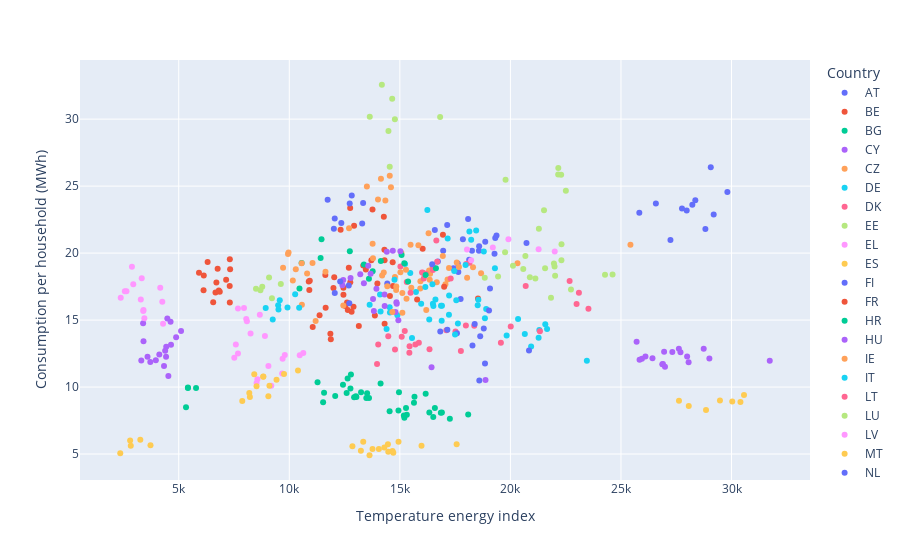

Write notebook code for a chart like this one.
### Code cell
# nrg_chdd_a_constraints_df.set_index(['geo', 'TIME_PERIOD', 'indic_nrg'], inplace=True)
nrg_chdd_a_constraints_df = nrg_chdd_a_constraints.data[['geo', 'TIME_PERIOD', 'indic_nrg', 'OBS_VALUE']]
nrg_chdd_a_constraints_df = nrg_chdd_a_constraints_df.pivot(columns=['indic_nrg'], index=['geo', 'TIME_PERIOD'], values='OBS_VALUE')

#We are calculating a single index for each country and year, which is the sum of the cooling and heating degree days indexes
#multiplied by a factor, because heating is more energy intensive than cooling. We are using a factor
#Taken form https://www.construction-physics.com/p/energy-cheat-sheet, US Residential Energy Consumption table
#There we can see that heating is (5.74 - 0.91) / 0.91 = 5.3 times more energy intensive than cooling
nrg_chdd_a_constraints_df['Temperature energy index'] = nrg_chdd_a_constraints_df['CDD']  + nrg_chdd_a_constraints_df['HDD'] * 5.3
nrg_chdd_a_constraints_df = nrg_chdd_a_constraints_df.reset_index()

#And now we merge the consumption per household with the total degree days
consumption_per_household_chdd = consumption_per_household.merge(nrg_chdd_a_constraints_df, left_index=True, right_index=True)

# #We can now plot the consumption per household against the total degree days
fig = px.scatter(consumption_per_household_chdd, x='Temperature energy index', y='Consumption per household (MWh)', color='Country')
fig.show()

### Figure 1 — Plotly figure (JSON) as saved in the notebook; plotly's stock layout.template omitted (floating-point values rounded to 4 significant figures)
{"data": [{"hovertemplate": "Country=AT<br>Temperature energy index=%{x}<br>Consumption per household (MWh)=%{y}<extra></extra>", "legendgroup": "AT", "marker": {"color": "#636efa", "symbol": "circle"}, "mode": "markers", "name": "AT", "orientation": "v", "showlegend": true, "type": "scatter", "x": [19370.0, 17850.0, 18260.0, 18590.0, 20730.0, 18090.0, 18860.0, 19310.0, 16580.0, 17640.0, 18130.0, 18580.0, 16960.0, 17420.0, 17620.0, 19280.0, 17140.0, 16720.0, 16160.0], "xaxis": "x", "y": [21.32, 21.03, 20.18, 20.51, 20.76, 22.54, 20.84, 21.13, 21.73, 18.6, 19.5, 20.18, 20.17, 18.86, 19.22, 19.94, 22.09, 19.36, 18.39], "yaxis": "y"}, {"hovertemplate": "Country=BE<br>Temperature energy index=%{x}<br>Consumption per household (MWh)=%{y}<extra></extra>", "legendgroup": "BE", "marker": {"color": "#EF553B", "symbol": "circle"}, "mode": "markers", "name": "BE", "orientation": "v", "showlegend": true, "type": "scatter", "x": [13760.0, 12930.0, 14300.0, 14280.0, 16950.0, 12750.0, 14680.0, 16030.0, 12320.0, 13980.0, 14310.0, 13710.0, 13340.0, 13460.0, 12450.0, 14690.0, 12690.0, 12540.0, 12650.0, 13370.0], "xaxis": "x", "y": [23.26, 22.04, 20.25, 22.71, 21.38, 23.37, 19.32, 20.33, 21.74, 17.72, 19.47, 19.46, 19.08, 18.77, 17.42, 17.55, 18.9, 16.06, 15.76, NaN], "yaxis": "y"}, {"hovertemplate": "Country=BG<br>Temperature energy index=%{x}<br>Consumption per household (MWh)=%{y}<extra></extra>", "legendgroup": "BG", "marker": {"color": "#00cc96", "symbol": "circle"}, "mode": "markers", "name": "BG", "orientation": "v", "showlegend": true, "type": "scatter", "x": [12930.0, 13250.0, 13030.0, 13520.0, 14960.0, 14130.0, 12790.0, 12640.0, 12760.0, 13010.0, 13610.0, 12590.0, 11570.0, 12080.0, 13480.0, 12430.0, 11280.0, 11530.0, 5330.0, 4069.0], "xaxis": "x", "y": [9.238, 9.612, 9.249, 9.546, 9.607, 10.27, 10.93, 10.64, 9.887, 9.313, 9.189, 9.56, 9.578, 9.339, 9.187, 10.18, 10.35, 8.867, 8.493, NaN], "yaxis": "y"}, {"hovertemplate": "Country=CY<br>Temperature energy index=%{x}<br>Consumption per household (MWh)=%{y}<extra></extra>", "legendgroup": "CY", "marker": {"color": "#ab63fa", "symbol": "circle"}, "mode": "markers", "name": "CY", "orientation": "v", "showlegend": true, "type": "scatter", "x": [4631.0, 4485.0, 3389.0, 4882.0, 5105.0, 4435.0, 3407.0, 4651.0, 4336.0, 4532.0, 3307.0, 4427.0, 4123.0, 3965.0, 4387.0, 3588.0, 3715.0, 16430.0, 18870.0, 17360.0], "xaxis": "x", "y": [14.87, 15.11, 14.76, 13.72, 14.18, 13.01, 13.42, 13.16, 11.57, 10.83, 11.99, 12.26, 12.44, 12.01, 12.72, 12.27, 11.87, 11.49, 10.53, NaN], "yaxis": "y"}, {"hovertemplate": "Country=CZ<br>Temperature energy index=%{x}<br>Consumption per household (MWh)=%{y}<extra></extra>", "legendgroup": "CZ", "marker": {"color": "#FFA15A", "symbol": "circle"}, "mode": "markers", "name": "CZ", "orientation": "v", "showlegend": true, "type": "scatter", "x": [17670.0, 20320.0, 17160.0, 18040.0, 18670.0, 15480.0, 16480.0, 17220.0, 17570.0, 15920.0, 15930.0, 16320.0, 18310.0, 16370.0, 15520.0, 14780.0, 15070.0, 17060.0, 16190.0, 17130.0], "xaxis": "x", "y": [18.96, 19.24, 18.03, 18.16, 18.5, 20.63, 19.0, 18.89, 19.3, 17.36, 17.9, 18.71, 18.95, 18.46, 17.42, 18.22, 20.0, 17.68, 15.74, NaN], "yaxis": "y"}, {"hovertemplate": "Country=DE<br>Temperature energy index=%{x}<br>Consumption per household (MWh)=%{y}<extra></extra>", "legendgroup": "DE", "marker": {"color": "#19d3f3", "symbol": "circle"}, "mode": "markers", "name": "DE", "orientation": "v", "showlegend": true, "type": "scatter", "x": [19300.0, 15240.0, 16610.0, 17460.0, 14100.0, 15470.0, 15960.0, 15730.0, 14760.0, 14890.0, 14550.0, 16520.0, 14540.0, 14130.0, 13630.0, 16490.0, 18520.0, 16900.0, 17630.0, 17540.0], "xaxis": "x", "y": [18.87, 19.19, 16.53, 18.66, 16.91, 18.51, 16.22, 17.1, 18.0, 15.37, 15.56, 16.06, 15.95, 15.64, 16.15, 16.22, 16.12, 16.07, 14.74, NaN], "yaxis": "y"}, {"hovertemplate": "Country=DK<br>Temperature energy index=%{x}<br>Consumption per household (MWh)=%{y}<extra></extra>", "legendgroup": "DK", "marker": {"color": "#FF6692", "symbol": "circle"}, "mode": "markers", "name": "DK", "orientation": "v", "showlegend": true, "type": "scatter", "x": [16690.0, 18150.0, 18000.0, 15030.0, 16510.0, 16650.0, 16490.0, 16170.0, 16040.0, 15480.0, 17300.0, 16000.0, 16080.0, 15310.0, 20690.0, 23100.0, 22680.0, 23530.0, 22990.0, 22960.0], "xaxis": "x", "y": [19.35, 19.28, 19.18, 19.0, 18.95, 20.94, 18.74, 18.45, 18.54, 17.04, 18.1, 18.55, 18.11, 17.84, 17.55, 17.03, 17.91, 15.84, 16.21, NaN], "yaxis": "y"}, {"hovertemplate": "Country=EE<br>Temperature energy index=%{x}<br>Consumption per household (MWh)=%{y}<extra></extra>", "legendgroup": "EE", "marker": {"color": "#B6E880", "symbol": "circle"}, "mode": "markers", "name": "EE", "orientation": "v", "showlegend": true, "type": "scatter", "x": [24280.0, 22020.0, 21970.0, 20120.0, 22310.0, 22310.0, 21570.0, 20580.0, 18840.0, 22740.0, 21840.0, 21130.0, 19440.0, 9085.0, 8777.0, 8494.0, 9617.0, 8695.0, 9215.0, 9562.0], "xaxis": "x", "y": [18.37, 18.31, 19.22, 19.06, 19.46, 20.66, 18.88, 18.82, 18.15, 17.28, 16.67, 18.1, 18.25, 18.17, 17.48, 17.35, 17.7, 17.23, 16.63, NaN], "yaxis": "y"}, {"hovertemplate": "Country=EL<br>Temperature energy index=%{x}<br>Consumption per household (MWh)=%{y}<extra></extra>", "legendgroup": "EL", "marker": {"color": "#FF97FF", "symbol": "circle"}, "mode": "markers", "name": "EL", "orientation": "v", "showlegend": true, "type": "scatter", "x": [7952.0, 7679.0, 8668.0, 8083.0, 8898.0, 7583.0, 8053.0, 8248.0, 8559.0, 8521.0, 7679.0, 7513.0, 9797.0, 9677.0, 9056.0, 9698.0, 10470.0, 10630.0, 9185.0], "xaxis": "x", "y": [15.9, 15.86, 15.39, 14.92, 13.8, 13.17, 15.07, 14.0, 10.57, 10.3, 12.51, 12.18, 12.39, 11.01, 11.57, 12.11, 12.37, 12.53, 10.1], "yaxis": "y"}, {"hovertemplate": "Country=ES<br>Temperature energy index=%{x}<br>Consumption per household (MWh)=%{y}<extra></extra>", "legendgroup": "ES", "marker": {"color": "#FECB52", "symbol": "circle"}, "mode": "markers", "name": "ES", "orientation": "v", "showlegend": true, "type": "scatter", "x": [10390.0, 8416.0, 8823.0, 9423.0, 8825.0, 9762.0, 9102.0, 8519.0, 9053.0, 8219.0, 8191.0, 7874.0, 27620.0, 30560.0, 30400.0, 30030.0, 29480.0, 28070.0, 28850.0, 28210.0], "xaxis": "x", "y": [11.23, 10.96, 10.77, 10.55, 10.78, 10.98, 10.1, 10.05, 9.31, 9.261, 9.564, 8.962, 8.971, 9.406, 8.876, 8.928, 9.004, 8.591, 8.29, NaN], "yaxis": "y"}, {"hovertemplate": "Country=FI<br>Temperature energy index=%{x}<br>Consumption per household (MWh)=%{y}<extra></extra>", "legendgroup": "FI", "marker": {"color": "#636efa", "symbol": "circle"}, "mode": "markers", "name": "FI", "orientation": "v", "showlegend": true, "type": "scatter", "x": [27760.0, 26580.0, 28230.0, 29190.0, 28360.0, 29060.0, 25830.0, 29810.0, 27970.0, 28820.0, 27240.0, 12060.0, 12830.0, 11740.0, 12730.0, 13300.0, 13340.0, 12350.0, 12020.0, 12970.0], "xaxis": "x", "y": [23.33, 23.71, 23.61, 22.89, 23.95, 26.4, 23.02, 24.55, 23.18, 21.79, 20.99, 22.58, 24.31, 23.99, 23.71, 22.21, 23.75, 22.25, 21.81, NaN], "yaxis": "y"}, {"hovertemplate": "Country=FR<br>Temperature energy index=%{x}<br>Consumption per household (MWh)=%{y}<extra></extra>", "legendgroup": "FR", "marker": {"color": "#EF553B", "symbol": "circle"}, "mode": "markers", "name": "FR", "orientation": "v", "showlegend": true, "type": "scatter", "x": [12030.0, 12760.0, 12450.0, 11630.0, 12000.0, 10880.0, 12820.0, 10910.0, 10930.0, 11060.0, 11370.0, 12610.0, 11640.0, 13870.0, 13140.0, 14310.0, 12900.0, 11860.0, 11880.0], "xaxis": "x", "y": [18.19, 17.82, 16.89, 18.36, 17.4, 17.88, 15.61, 17.24, 17.94, 14.49, 15.36, 16.31, 15.91, 15.34, 14.57, 14.73, 16.0, 13.98, 13.57], "yaxis": "y"}, {"hovertemplate": "Country=HR<br>Temperature energy index=%{x}<br>Consumption per household (MWh)=%{y}<extra></extra>", "legendgroup": "HR", "marker": {"color": "#00cc96", "symbol": "circle"}, "mode": "markers", "name": "HR", "orientation": "v", "showlegend": true, "type": "scatter", "x": [12130.0, 12120.0, 12520.0, 11490.0, 11200.0, 11460.0, 12740.0, 11420.0, 10560.0, 10460.0, 13370.0, 15200.0, 14140.0, 16630.0, 15370.0, 16170.0, 15080.0, 13770.0, 13600.0, 13950.0], "xaxis": "x", "y": [NaN, NaN, NaN, NaN, NaN, 21.03, 20.13, 19.64, 19.25, 17.36, 19.15, 19.23, 19.41, 18.86, 17.87, 18.37, 19.85, 18.64, 18.09, NaN], "yaxis": "y"}, {"hovertemplate": "Country=HU<br>Temperature energy index=%{x}<br>Consumption per household (MWh)=%{y}<extra></extra>", "legendgroup": "HU", "marker": {"color": "#ab63fa", "symbol": "circle"}, "mode": "markers", "name": "HU", "orientation": "v", "showlegend": true, "type": "scatter", "x": [14410.0, 14680.0, 13210.0, 12770.0, 13570.0, 15020.0, 13680.0, 12440.0, 12400.0, 14800.0, 14840.0, 14310.0, 13940.0, 14310.0, 13820.0, 13790.0, 13370.0, 14860.0, 14930.0, 16780.0], "xaxis": "x", "y": [20.11, 20.17, 18.41, 18.14, 19.06, 20.13, 18.46, 17.98, 17.6, 15.6, 16.33, 16.91, 17.33, 16.04, 15.67, 16.57, 17.74, 16.22, 14.98, NaN], "yaxis": "y"}, {"hovertemplate": "Country=IE<br>Temperature energy index=%{x}<br>Consumption per household (MWh)=%{y}<extra></extra>", "legendgroup": "IE", "marker": {"color": "#FFA15A", "symbol": "circle"}, "mode": "markers", "name": "IE", "orientation": "v", "showlegend": true, "type": "scatter", "x": [14150.0, 14600.0, 14340.0, 14540.0, 14010.0, 13510.0, 12700.0, 13770.0, 9968.0, 10160.0, 9718.0, 11050.0, 10810.0, 11640.0, 10560.0, 9943.0, 10290.0, 10570.0, 11190.0], "xaxis": "x", "y": [25.55, 24.91, 23.92, 25.78, 24.01, 24.98, 21.85, 20.69, 20.04, 17.96, 18.9, 19.26, 18.48, 18.62, 19.25, 19.94, 18.79, 16.14, 14.92], "yaxis": "y"}, {"hovertemplate": "Country=IT<br>Temperature energy index=%{x}<br>Consumption per household (MWh)=%{y}<extra></extra>", "legendgroup": "IT", "marker": {"color": "#19d3f3", "symbol": "circle"}, "mode": "markers", "name": "IT", "orientation": "v", "showlegend": true, "type": "scatter", "x": [10270.0, 9498.0, 9920.0, 9511.0, 10450.0, 9569.0, 9251.0, 8933.0, 18900.0, 21280.0, 20350.0, 21660.0, 21580.0, 21310.0, 20650.0, 19830.0, 18850.0, 20940.0, 23460.0, 19970.0], "xaxis": "x", "y": [16.92, 16.11, 15.94, 15.79, 15.92, 16.48, 15.04, 15.91, 15.83, 13.68, 15.08, 14.33, 14.68, 14.27, 13.97, 13.84, 15.13, 13.03, 11.97, NaN], "yaxis": "y"}, {"hovertemplate": "Country=LT<br>Temperature energy index=%{x}<br>Consumption per household (MWh)=%{y}<extra></extra>", "legendgroup": "LT", "marker": {"color": "#FF6692", "symbol": "circle"}, "mode": "markers", "name": "LT", "orientation": "v", "showlegend": true, "type": "scatter", "x": [19570.0, 17990.0, 17520.0, 21330.0, 20010.0, 18360.0, 17100.0, 14480.0, 15860.0, 14780.0, 15430.0, 16340.0, 15700.0, 15080.0, 14020.0, 15440.0, 15220.0, 17760.0, 13970.0], "xaxis": "x", "y": [13.31, 14.6, 14.15, 14.17, 14.52, 14.57, 14.24, 13.8, 13.31, 12.8, 12.56, 12.83, 13.18, 13.75, 13.18, 13.05, 14.18, 12.68, 11.72], "yaxis": "y"}, {"hovertemplate": "Country=LU<br>Temperature energy index=%{x}<br>Consumption per household (MWh)=%{y}<extra></extra>", "legendgroup": "LU", "marker": {"color": "#B6E880", "symbol": "circle"}, "mode": "markers", "name": "LU", "orientation": "v", "showlegend": true, "type": "scatter", "x": [14190.0, 14650.0, 13640.0, 16820.0, 14780.0, 14480.0, 14540.0, 19780.0, 22170.0, 21520.0, 22510.0, 22290.0, 22160.0, 21290.0, 20680.0, 19760.0, 22000.0, 24620.0, 20880.0, 22920.0], "xaxis": "x", "y": [32.57, 31.52, 30.18, 30.15, 30.0, 29.11, 26.45, 25.47, 26.34, 23.21, 24.65, 25.85, 25.87, 21.81, 19.79, 20.06, 19.0, 18.4, 18.2, NaN], "yaxis": "y"}, {"hovertemplate": "Country=LV<br>Temperature energy index=%{x}<br>Consumption per household (MWh)=%{y}<extra></extra>", "legendgroup": "LV", "marker": {"color": "#FF97FF", "symbol": "circle"}, "mode": "markers", "name": "LV", "orientation": "v", "showlegend": true, "type": "scatter", "x": [19200.0, 18040.0, 22000.0, 21270.0, 19910.0, 18220.0, 3327.0, 2884.0, 2943.0, 4164.0, 3396.0, 4257.0, 3285.0, 2563.0, 2377.0, 3406.0, 2635.0, 3445.0, 4292.0, 3071.0], "xaxis": "x", "y": [20.41, 20.27, 20.11, 20.29, 21.04, 19.47, 18.12, 18.98, 17.67, 17.41, 15.67, 16.37, 16.53, 17.15, 16.66, 15.76, 17.15, 15.14, 14.73, NaN], "yaxis": "y"}, {"hovertemplate": "Country=MT<br>Temperature energy index=%{x}<br>Consumption per household (MWh)=%{y}<extra></extra>", "legendgroup": "MT", "marker": {"color": "#FECB52", "symbol": "circle"}, "mode": "markers", "name": "MT", "orientation": "v", "showlegend": true, "type": "scatter", "x": [2802.0, 3262.0, 3723.0, 2832.0, 2355.0, 13240.0, 14480.0, 13760.0, 14670.0, 14700.0, 14050.0, 13630.0, 12850.0, 14300.0, 14460.0, 17570.0, 13340.0, 14940.0, 15980.0], "xaxis": "x", "y": [6.003, 6.073, 5.654, 5.61, 5.065, 5.24, 5.171, 5.378, 5.226, 5.093, 5.371, 4.91, 5.578, 5.487, 5.734, 5.729, 5.916, 5.923, 5.627], "yaxis": "y"}, {"hovertemplate": "Country=NL<br>Temperature energy index=%{x}<br>Consumption per household (MWh)=%{y}<extra></extra>", "legendgroup": "NL", "marker": {"color": "#636efa", "symbol": "circle"}, "mode": "markers", "name": "NL", "orientation": "v", "showlegend": true, "type": "scatter", "x": [12690.0, 14430.0, 12720.0, 12300.0, 12060.0, 16460.0, 19030.0, 17750.0, 19080.0, 18630.0, 18800.0, 18380.0, 17150.0, 16830.0, 18280.0, 20840.0, 17580.0, 18850.0, 18590.0, 16420.0], "xaxis": "x", "y": [17.58, 17.73, 16.26, 17.88, 17.02, 19.17, 15.72, 16.57, 17.35, 13.8, 14.38, 14.71, 14.28, 14.15, 13.1, 12.74, 14.01, 11.76, 10.49, NaN], "yaxis": "y"}, {"hovertemplate": "Country=PL<br>Temperature energy index=%{x}<br>Consumption per household (MWh)=%{y}<extra></extra>", "legendgroup": "PL", "marker": {"color": "#EF553B", "symbol": "circle"}, "mode": "markers", "name": "PL", "orientation": "v", "showlegend": true, "type": "scatter", "x": [18530.0, 17000.0, 15780.0, 14550.0, 6856.0, 6760.0, 6122.0, 6704.0, 7305.0, 7310.0, 6559.0, 6663.0, 6813.0, 6307.0, 7144.0, 5917.0, 7311.0, 7324.0, 6133.0, 5907.0], "xaxis": "x", "y": [16.62, 17.48, 16.55, 16.79, 17.12, 18.82, 17.22, 17.81, 17.55, 16.31, 16.32, 17.05, 17.2, 19.34, 18.01, 18.53, 19.54, 18.79, 18.32, NaN], "yaxis": "y"}, {"hovertemplate": "Country=PT<br>Temperature energy index=%{x}<br>Consumption per household (MWh)=%{y}<extra></extra>", "legendgroup": "PT", "marker": {"color": "#00cc96", "symbol": "circle"}, "mode": "markers", "name": "PT", "orientation": "v", "showlegend": true, "type": "scatter", "x": [5417.0, 5783.0, 5415.0, 15660.0, 16170.0, 15640.0, 18090.0, 16510.0, 17260.0, 16850.0, 15200.0, 15320.0, 15180.0, 16330.0, 16900.0, 16580.0, 15280.0, 14540.0, 14940.0, 15590.0], "xaxis": "x", "y": [9.972, 9.937, 9.938, 9.268, 9.497, 8.823, 7.953, 7.758, 7.628, 8.077, 7.716, 7.925, 7.882, 8.097, 8.102, 8.431, 8.433, 8.2, 8.252, NaN], "yaxis": "y"}, {"hovertemplate": "Country=RO<br>Temperature energy index=%{x}<br>Consumption per household (MWh)=%{y}<extra></extra>", "legendgroup": "RO", "marker": {"color": "#ab63fa", "symbol": "circle"}, "mode": "markers", "name": "RO", "orientation": "v", "showlegend": true, "type": "scatter", "x": [13440.0, 13430.0, 26110.0, 28740.0, 27620.0, 27690.0, 27990.0, 26950.0, 26420.0, 26870.0, 26900.0, 28060.0, 31730.0, 25950.0, 29000.0, 27320.0, 25710.0, 25840.0, 26990.0, 27460.0], "xaxis": "x", "y": [NaN, NaN, 12.29, 12.86, 12.86, 12.6, 12.28, 12.64, 12.16, 11.71, 11.72, 11.85, 11.97, 12.11, 12.13, 12.61, 13.38, 12.05, 11.52, NaN], "yaxis": "y"}, {"hovertemplate": "Country=SE<br>Temperature energy index=%{x}<br>Consumption per household (MWh)=%{y}<extra></extra>", "legendgroup": "SE", "marker": {"color": "#FFA15A", "symbol": "circle"}, "mode": "markers", "name": "SE", "orientation": "v", "showlegend": true, "type": "scatter", "x": [25430.0, 13790.0, 15280.0, 14200.0, 16350.0, 16300.0, 16940.0, 15840.0, 14270.0, 14830.0, 14840.0, 16670.0, 15030.0, 15110.0, 15300.0, 12440.0, 14430.0, 14660.0, 15110.0, 13720.0], "xaxis": "x", "y": [20.62, 19.61, 18.76, 18.33, 18.01, 21.48, 19.78, 20.58, 18.56, 17.25, 17.5, 17.82, 18.57, 17.03, 16.59, 16.1, 17.53, 15.61, 15.54, NaN], "yaxis": "y"}, {"hovertemplate": "Country=SI<br>Temperature energy index=%{x}<br>Consumption per household (MWh)=%{y}<extra></extra>", "legendgroup": "SI", "marker": {"color": "#19d3f3", "symbol": "circle"}, "mode": "markers", "name": "SI", "orientation": "v", "showlegend": true, "type": "scatter", "x": [16240.0, 18150.0, 17160.0, 18450.0, 18220.0, 18800.0, 17970.0, 16470.0, 16150.0, 16890.0, 18550.0, 17230.0, 17550.0, 17220.0, 14400.0, 16330.0, 16860.0, 17500.0, 15550.0, 15430.0], "xaxis": "x", "y": [23.23, 21.61, 21.08, 21.7, 21.0, 20.12, 19.11, 17.68, 17.47, 14.94, 16.51, 16.84, 16.48, 15.39, 14.34, 15.05, 16.07, 13.91, 13.67, NaN], "yaxis": "y"}], "layout": {"legend": {"title": {"text": "Country"}, "tracegroupgap": 0}, "margin": {"t": 60}, "xaxis": {"anchor": "y", "domain": [0, 1], "title": {"text": "Temperature energy index"}}, "yaxis": {"anchor": "x", "domain": [0, 1], "title": {"text": "Consumption per household (MWh)"}}}}
